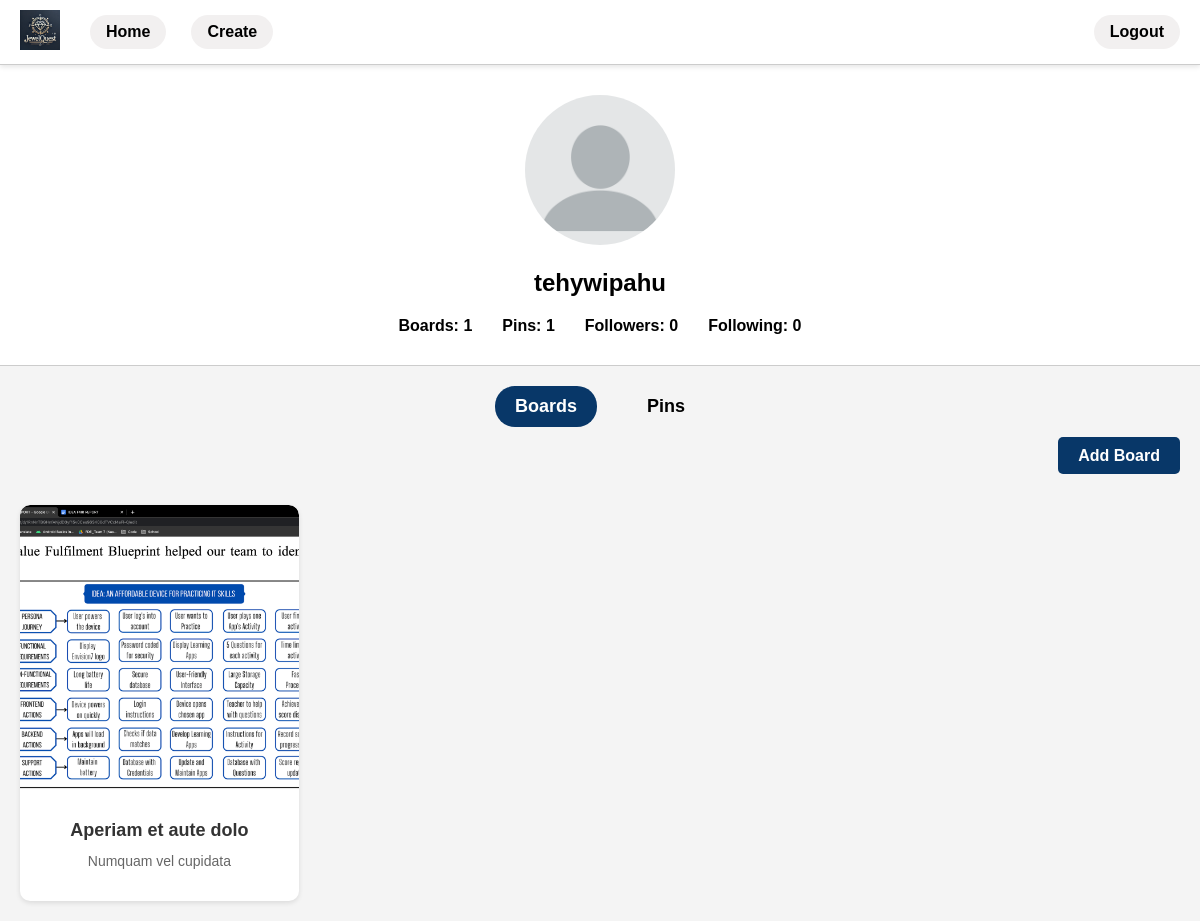
/view/userprofile.php (signed in), run on the app's committed database.
### tables this page shows
CREATE TABLE `users` (
  `id` int(11) NOT NULL,
  `username` varchar(50) NOT NULL,
  `email` varchar(100) NOT NULL,
  `password` varchar(255) NOT NULL,
  `profile_picture` varchar(255) DEFAULT '../assets/images/default_profile.webp',
  `bio` text DEFAULT NULL
);

CREATE TABLE `boards` (
  `id` int(11) NOT NULL,
  `user_id` int(11) NOT NULL,
  `title` varchar(100) NOT NULL,
  `image` varchar(255) DEFAULT NULL,
  `link` varchar(255) DEFAULT NULL,
  `description` text DEFAULT NULL
);

### db/connect.php (called while the page is built, shortened)
<?php
class Database {
    private $conn;
    public function __construct() {
        $this->conn = new mysqli('localhost', 'root', '', 'jewelquest');
    }
    public function query(string $query):
    bool|mysqli_result{
        $result = $this->conn->query($query);
        return $result;
    }
    public function fetch(string $table, string $where):
    ?array{
        $query = "SELECT * FROM $table WHERE $where";
        $result = $this->query($query);
        return $result->fetch_assoc();
    }
    public function fetchAll(string $table, string $where):
    array {
        $query = "SELECT * FROM $table WHERE $where";
        $result = $this->query($query);
        if ($result->num_rows === 0) {
            return [];
        }
        $rows = [];
        while ($row = $result->fetch_assoc()) {
            $rows[] = $row;
        }
        return $rows;
    }
}
?>

### classes/User.php (called while the page is built, shortened)
<?php
require_once '../db/connect.php';
class User {
    private $db;
    public function __construct() {
        $this->db = new Database();
    }
    public function getUserById($userId) {
        return $this->db->fetch('users', "id = $userId");
    }
    public function getUserBoards($userId) {
        return $this->db->fetchAll('boards', "user_id = $userId");
    }
    public function getUserPins($userId) {
        return $this->db->fetchAll('pins', "user_id = $userId ORDER BY created_at DESC");
    }
    public function getUserFollowers($userId) {
        return $this->db->fetchAll('followers', "user_id = $userId");
    }
    public function getUserFollowing($userId) {
        return $this->db->fetchAll('followers', "follower_id = $userId");
    }
}
?>

### view/userprofile.php (the view, shortened to what this page needs)
<?php
require_once '../classes/User.php';
$userId = $_SESSION['user_id'];
$user = new User();
$userData = $user->getUserById($userId);
$userBoards = $user->getUserBoards($userId);
$userPins = $user->getUserPins($userId);
$userFollowers = $user->getUserFollowers($userId);
$userFollowing = $user->getUserFollowing($userId);
?>
<!DOCTYPE html>
<html lang="en">
<head>
    <link rel="stylesheet" href="../assets/css/profile.css">
    <link rel="stylesheet" href="https://cdnjs.cloudflare.com/ajax/libs/font-awesome/5.15.4/css/all.min.css">
</head>
<body>
    <nav class="navbar">
        <div class="logo-section">
            <div class="logo">
                <img src="../assets/images/logo.webp" alt="JewelQuest Logo">
            </div>
            <div class="nav-buttons">
                <a href="../index.php" class="home-button">Home</a>
                <a href="create.php" class="create-button">Create</a>
            </div>
        </div>
        <div class="user-actions">
            <button onclick="window.location.href = '../actions/logout.php'">Logout</button>
        </div>
    </nav>
    <div class="profile-header">
        <div class="profile-picture-container">
            <img src="<?php echo htmlspecialchars($userData['profile_picture']); ?>" alt="Profile Picture" id="profile-picture">
        </div>
        <div class="username"><?php echo htmlspecialchars($userData['username']); ?></div>
        <div class="stats">
            <div><strong>Boards:</strong> <?php echo count($userBoards); ?></div>
            <div><strong>Pins:</strong> <?php echo count($userPins); ?></div>
            <div><strong>Followers:</strong> <?php echo count($userFollowers); ?></div>
            <div><strong>Following:</strong> <?php echo count($userFollowing); ?></div>
        </div>
    </div>
    <div class="profile-tabs">
        <a href="#" class="active" id="boards-tab" onclick="switchToBoards()">Boards</a>
        <a href="#" id="pins-tab" onclick="switchToPins()">Pins</a>
    </div>
    <div class="add-board-button-container">
        <div class="add-board-button" id="add-board-button">
            <a href="create.php" class="btn">Add Board</a>
        </div>
    </div>
    <div class="content-section">
        <div class="grid" id="boards-content">
            <?php foreach ($userBoards as $board): ?>
                <div class="board">
                    <img src="<?php echo htmlspecialchars($board['image']); ?>" alt="Board Image">
                    <div class="board-text">
                        <h3><?php echo htmlspecialchars($board['title']); ?></h3>
                        <p><?php echo htmlspecialchars($board['description']); ?></p>
                    </div>
                </div>
            <?php endforeach; ?>
        </div>
    </div>
</body>
</html>

### assets/css/profile.css (style rules this page uses)
body { font-family: Arial, sans-serif; margin: 0; padding: 0; background-color: #f4f4f4; }
.navbar { display: flex; justify-content: space-between; align-items: center; padding: 10px 20px; background-color: white; border-bottom: 1px solid #ccc; box-shadow: 0 2px 5px rgba(0, 0, 0, 0.1); position: sticky; top: 0; z-index: 1000; }
.logo-section { display: flex; align-items: center; gap: 20px; }
.logo img { height: 40px; }
.nav-buttons { display: flex; gap: 15px; }
.nav-buttons a { color: black; text-decoration: none; font-size: 16px; font-weight: bold; transition: color 0.3s; padding: 8px 16px; border-radius: 20px; background-color: #d0c9c948; margin-left: 10px; }
.nav-buttons a.home-button { color: black; }
.nav-buttons a.create-button { color: black; }
.user-actions { display: flex; gap: 15px; }
.user-actions button { color: black; text-decoration: none; font-size: 16px; font-weight: bold; transition: background-color 0.3s; padding: 8px 16px; border-radius: 20px; background-color: #d0c9c948; margin-left: 10px; border: none; cursor: pointer; }
.profile-header { display: flex; flex-direction: column; align-items: center; padding: 30px; background-color: white; border-bottom: 1px solid #ccc; }
.profile-header img { width: 120px; height: 120px; border-radius: 50%; }
.profile-header .username { font-size: 24px; font-weight: bold; margin-top: 10px; margin-top: 20px; }
.profile-header .stats { display: flex; gap: 30px; font-size: 16px; font-weight: bold; }
.profile-tabs { margin-top: 20px; display: flex; justify-content: center; gap: 30px; margin-bottom: 20px; }
.profile-tabs a { text-decoration: none; color: black; font-size: 18px; font-weight: bold; padding: 10px 20px; border-radius: 20px; transition: background-color 0.3s; cursor: pointer; }
.profile-tabs a.active { background-color: #083768; color: white; }
.content-section { max-width: 1200px; margin: 0 auto; padding: 20px; }
.grid { display: grid; grid-template-columns: repeat(auto-fill, minmax(250px, 1fr)); grid-gap: 15px; }
.board, .pin { background-color: white; border-radius: 10px; overflow: hidden; margin: 0; width: 100%; display: flex; flex-direction: column; box-shadow: 0 2px 5px rgba(0, 0, 0, 0.1); transition: transform 0.3s ease; }
.board img, .pin img { width: 100%; height: 300px; object-fit: cover; border-radius: 10px 10px 0 0; }
.board .board-text, .pin .pin-text { padding: 15px; text-align: center; }
.board .board-text h3, .pin .pin-text h3 { margin: 0; font-size: 18px; color: #333; }
.board .board-text p, .pin .pin-text p { margin-top: 10px; font-size: 14px; color: #666; line-height: 1.5; }
.add-board-button-container { display: flex; justify-content: flex-end; margin-bottom: 20px; padding-right: 20px; }
.add-board-button .btn { background-color: #083768; color: white; padding: 10px 20px; font-size: 16px; font-weight: bold; border: none; border-radius: 5px; text-decoration: none; transition: background-color 0.3s ease; }
.profile-picture-container { position: relative; display: inline-block; }
.profile-picture-container img { width: 150px; height: 150px; border-radius: 50%; object-fit: cover; }

### data on the page
users: profile_picture (placeholder picture), username "tehywipahu"
boards: image (picture), title "Aperiam et aute dolo", description "Numquam vel cupidata"

### other printed values
count($userBoards) "1"
count($userPins) "1"
count($userFollowers) "0"
count($userFollowing) "0"
